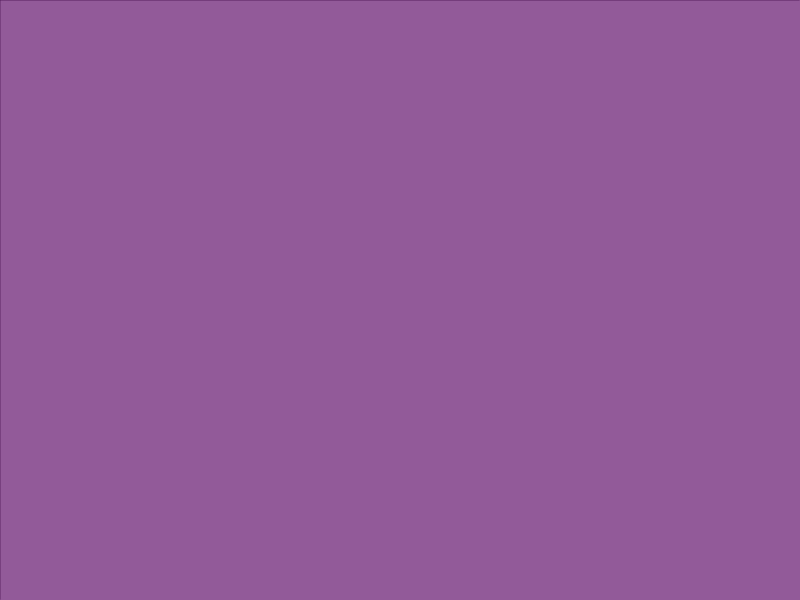
Frame 1 (no input)
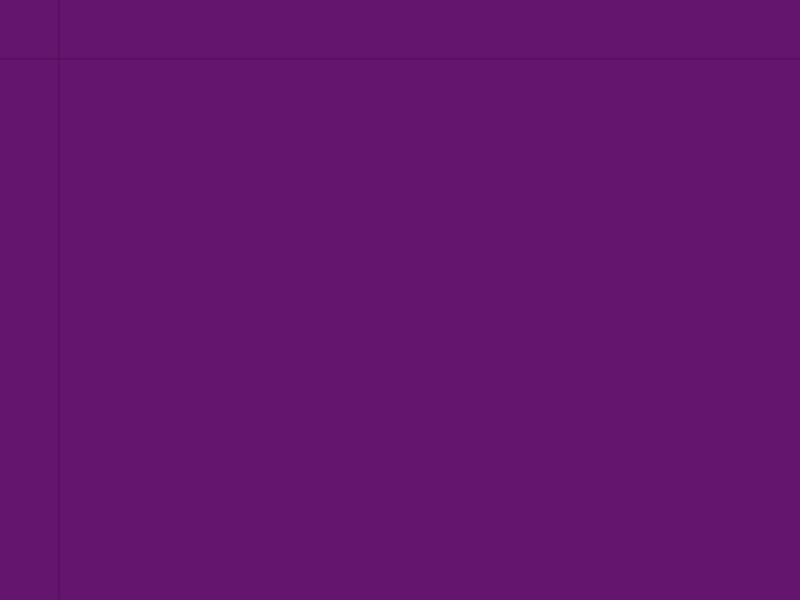
Frame 60 (no input)
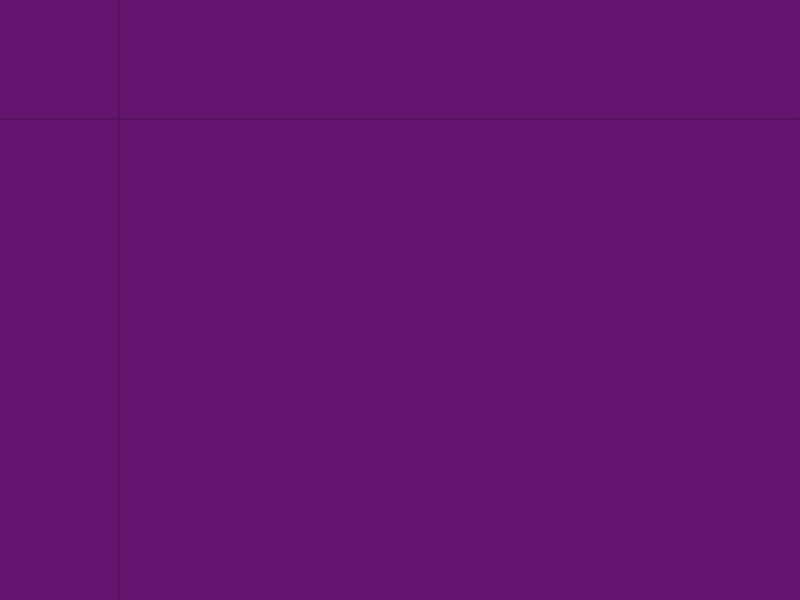
Frame 120 (the mouse pressed at the canvas centre since frame 60)

The p5.js sketch that drew these frames (run headless with seeded random() and noise() and a simulated clock; from frame 60 on, the mouse is pressed at the canvas centre):

// p5.js sketch
// ── sketch.js
var y = 0;
var x = 0;

function setup() {
  createCanvas(800, 600);
}

function draw() {
  for(var i=0; i < width; i++) {
    point(i, y);
  }
  
  for(var j=0; j < height; j++) {
    point(x, j);
  }
  background("rgba(100,20,110,0.7)");
  y += 1;
  x += 1;
  if(y > height) {
    y = 0;
  }
  if(x > width) {
    x = 0;
  }
}
